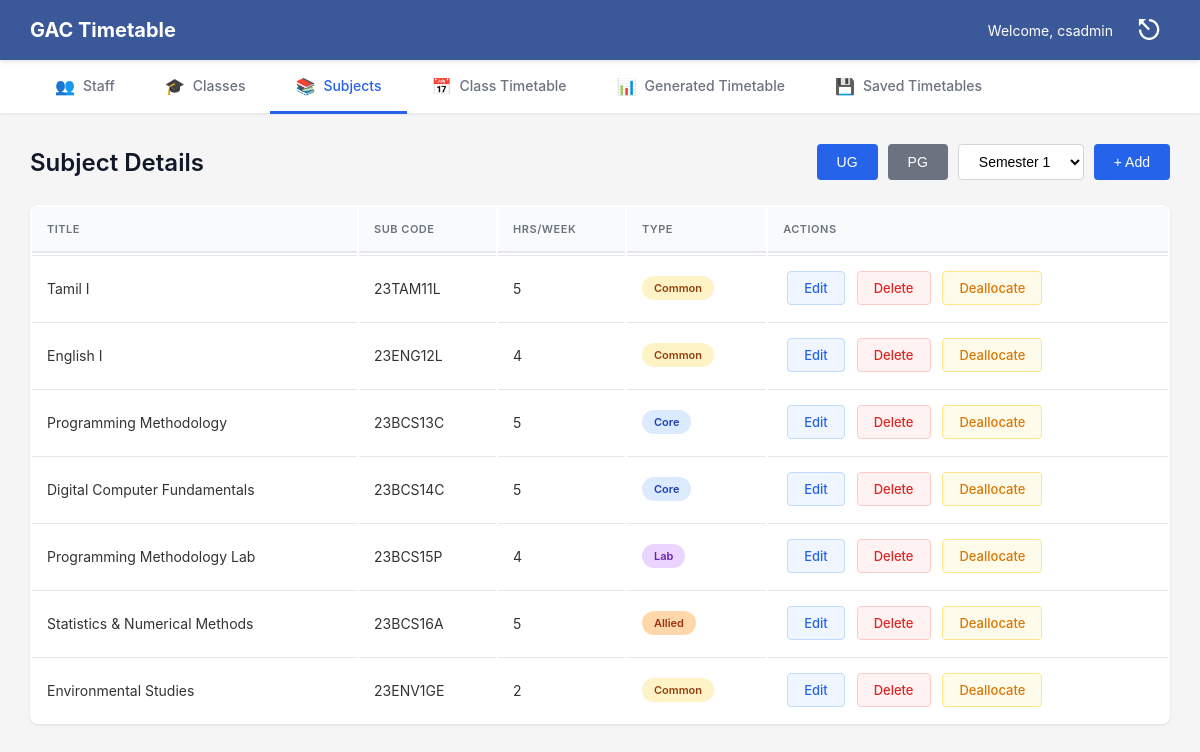
The page /Subject/subject.php (signed in) on the database its author committed.
### tables this page shows
CREATE TABLE `subjects` (
  `id` int(11) NOT NULL,
  `title` varchar(150) DEFAULT NULL,
  `sub_code` varchar(50) DEFAULT NULL,
  `hours_per_week` int(11) DEFAULT NULL,
  `semester` int(11) DEFAULT NULL,
  `type` varchar(50) DEFAULT NULL,
  `program` enum('UG','PG') NOT NULL DEFAULT 'UG',
  `year` int(11) NOT NULL DEFAULT 1,
  `sort_order` int(11) DEFAULT 0,
  `is_allocated` tinyint(1) NOT NULL DEFAULT 1
);

### Subject/subject.php (the view, shortened to what this page needs)
<?php
$conn = getConnection();
$flag = __DIR__ . '/../Database/.ost_dealloc_done';
if (!file_exists($flag)) {
    $conn->query("UPDATE subjects SET is_allocated = 0 WHERE sub_code IN ('21MCS41C', '21MCS42P')");
}
$semester = isset($_GET['semester']) ? intval($_GET['semester']) : 1;
$type = isset($_GET['type']) ? $_GET['type'] : 'UG';
$query = "SELECT * FROM subjects WHERE program = '$type' AND semester = $semester ORDER BY sort_order, id";
$result = $conn->query($query);
?>
<!DOCTYPE html>
<html lang="en">
<head>
    <link rel="stylesheet" href="../Assets/css/style.css?v=2.2">
</head>
<body>
    <nav class="navbar">
        <div class="nav-brand">GAC Timetable</div>
        <div class="nav-user">
            Welcome,
            <?php echo htmlspecialchars($_SESSION['user_name']); ?>
            <a href="../Logout/logout.php" class="logout-icon">⎋</a>
        </div>
    </nav>
    <div class="tabs">
        <a href="../Staff/staff.php" class="tab">
            <span class="tab-icon">👥</span> Staff
        </a>
        <a href="../Class/class.php" class="tab">
            <span class="tab-icon">🎓</span> Classes
        </a>
        <a href="subject.php" class="tab active">
            <span class="tab-icon">📚</span> Subjects
        </a>
        <a href="../Generate_Timetable/redirect_timetable.php" class="tab">
            <span class="tab-icon">📅</span> Class Timetable
        </a>
        <a href="../Generate_Timetable/generated_timetable_view.php" class="tab">
            <span class="tab-icon">📊</span> Generated Timetable
        </a>
        <a href="../SavedTimetable/saved_timetable.php" class="tab">
            <span class="tab-icon">💾</span> Saved Timetables
        </a>
    </div>
    <div class="content">
        <div class="page-title">
            <h2>Subject Details</h2>
            <div class="filter-controls">
                <button class="btn <?php echo $type == 'UG' ? 'btn-primary' : 'btn-secondary'; ?>"
                    onclick="window.location.href='subject.php?type=UG&semester=1'">UG</button>
                <button class="btn <?php echo $type == 'PG' ? 'btn-primary' : 'btn-secondary'; ?>"
                    onclick="window.location.href='subject.php?type=PG&semester=1'">PG</button>
                <select class="filter-select"
                    onchange="window.location.href='subject.php?type=<?php echo $type; ?>&semester=' + this.value">
                    <?php
                    $max_sem = ($type == 'UG') ? 6 : 4;
                    for ($i = 1; $i <= $max_sem; $i++):
                        ?>
                        <option value="<?php echo $i; ?>" <?php echo $semester == $i ? 'selected' : ''; ?>>
                            Semester <?php echo $i; ?>
                        </option>
                    <?php endfor; ?>
                </select>
                <button class="btn btn-add" onclick="window.location.href='subject_add.php'">+ Add</button>
            </div>
        </div>
        <table class="data-table">
            <thead>
                <tr>
                    <th>TITLE</th>
                    <th>SUB CODE</th>
                    <th>HRS/WEEK</th>
                    <th>TYPE</th>
                    <th>ACTIONS</th>
                </tr>
            </thead>
            <tbody>
                <?php if ($result && $result->num_rows > 0): ?>
                    <?php while ($row = $result->fetch_assoc()): ?>
                        <?php $is_allocated = isset($row['is_allocated']) ? intval($row['is_allocated']) : 1; ?>
                        <tr class="<?php echo $is_allocated ? '' : 'row-deallocated'; ?>">
                            <td>
                                <?php echo htmlspecialchars($row['title']); ?>
                            </td>
                            <td><?php echo htmlspecialchars($row['sub_code']); ?></td>
                            <td><?php echo htmlspecialchars($row['hours_per_week']); ?></td>
                            <td>
                                <span class="badge badge-<?php echo strtolower($row['type']); ?>">
                                    <?php echo htmlspecialchars($row['type']); ?>
                                </span>
                            </td>
                            <td>
                                <a href="subject_edit.php?id=<?php echo $row['id']; ?>" class="btn-action btn-edit">Edit</a>
                                <a href="subject.php?delete=<?php echo $row['id']; ?>&type=<?php echo $type; ?>&semester=<?php echo $semester; ?>"
                                    class="btn-action btn-delete"
                                    onclick="return confirm('Are you sure you want to delete this subject?')">Delete</a>
                                <?php if ($is_allocated): ?>
                                    <a href="subject.php?toggle_allocate=<?php echo $row['id']; ?>&type=<?php echo $type; ?>&semester=<?php echo $semester; ?>"
                                        class="btn-action btn-deallocate"
                                        onclick="return confirm('Remove &quot;<?php echo htmlspecialchars($row['title']); ?>&quot; from the timetable?')">Deallocate</a>
                                <?php else: ?>
                                    <a href="subject.php?toggle_allocate=<?php echo $row['id']; ?>&type=<?php echo $type; ?>&semester=<?php echo $semester; ?>"
                                        class="btn-action btn-allocate">Allocate</a>
                                <?php endif; ?>
                            </td>
                        </tr>
                    <?php endwhile; ?>
                <?php endif; ?>
            </tbody>
        </table>
    </div>
</body>
</html>

### Assets/css/style.css (style rules this page uses)
* { margin: 0; padding: 0; box-sizing: border-box; }
body { font-family: -apple-system, BlinkMacSystemFont, "Segoe UI", Roboto, "Helvetica Neue", Arial, sans-serif; background-color: #f5f5f5; color: #333; }
.btn { padding: 10px 20px; border: none; border-radius: 4px; cursor: pointer; font-size: 14px; font-weight: 500; transition: all 0.3s; text-decoration: none; display: inline-block; }
.btn-primary { background-color: #2563eb; color: white; }
.btn-secondary { background-color: #6b7280; color: white; }
.btn-add { background-color: #2563eb; color: white; padding: 10px 20px; border-radius: 4px; text-decoration: none; font-size: 14px; font-weight: 500; display: inline-block; border: none; cursor: pointer; }
.navbar { background-color: #3b5998; color: white; padding: 15px 30px; display: flex; justify-content: space-between; align-items: center; box-shadow: 0 2px 4px rgba(0, 0, 0, 0.1); position: fixed; top: 0; left: 0; width: 100%; height: 60px; z-index: 1000; }
.nav-brand { font-size: 20px; font-weight: bold; }
.nav-user { display: flex; align-items: center; gap: 15px; font-size: 14px; }
.logout-icon { color: white; text-decoration: none; font-size: 28px; display: inline-block; width: 42px; height: 42px; text-align: center; line-height: 42px; border-radius: 6px; transition: background-color 0.3s; }
.tabs { background-color: white; display: flex; border-bottom: 1px solid #e5e7eb; padding: 0 30px; box-shadow: 0 1px 2px rgba(0, 0, 0, 0.05); position: fixed; top: 60px; left: 0; width: 100%; height: 54px; z-index: 999; }
.tab { padding: 15px 25px; text-decoration: none; color: #6b7280; border-bottom: 3px solid transparent; transition: all 0.3s; display: flex; align-items: center; gap: 8px; font-weight: 500; font-size: 14px; position: relative; margin-bottom: -1px; }
.tab-icon { font-size: 16px; }
.tab.active { color: #2563eb; border-bottom: 3px solid #2563eb; }
.content { padding: 30px; padding-top: 144px; max-width: 1400px; margin: 0 auto; }
.page-title { display: flex; justify-content: space-between; align-items: center; margin-bottom: 25px; }
.page-title h2 { font-size: 24px; color: #111827; font-weight: 600; }
.data-table { width: 100%; background: white; border-radius: 8px; overflow: hidden; box-shadow: 0 1px 3px rgba(0, 0, 0, 0.1); }
.data-table thead { background-color: #f9fafb; }
.data-table th { padding: 15px; text-align: left; font-size: 11px; font-weight: 600; color: #6b7280; text-transform: uppercase; letter-spacing: 0.5px; border-bottom: 2px solid #e5e7eb; }
.data-table td { padding: 15px; border-top: 1px solid #e5e7eb; font-size: 14px; }
.btn-action { padding: 8px 16px; margin: 0 4px; border-radius: 4px; text-decoration: none; cursor: pointer; display: inline-block; font-size: 13px; font-weight: 500; transition: all 0.3s; }
.btn-edit { color: #2563eb; background-color: #eff6ff; border: 1px solid #bfdbfe; }
.btn-delete { color: #dc2626; background-color: #fef2f2; border: 1px solid #fecaca; }
.btn-deallocate { color: #d97706; background-color: #fffbeb; border: 1px solid #fde68a; }
.badge { display: inline-block; padding: 5px 12px; border-radius: 12px; font-size: 11px; font-weight: 600; background-color: #d1fae5; color: #065f46; }
.badge-core { background-color: #dbeafe; color: #1e40af; }
.badge-common { background-color: #fef3c7; color: #92400e; }
.badge-lab { background-color: #e9d5ff; color: #6b21a8; }
.badge-allied { background-color: #fed7aa; color: #9a3412; }
.filter-controls { display: flex; gap: 10px; align-items: center; }
.filter-select { padding: 8px 16px; border: 1px solid #d1d5db; border-radius: 4px; font-size: 14px; background-color: white; cursor: pointer; }

### rows shown on the page
subjects: title "Tamil I", sub_code "23TAM11L", hours_per_week "5", type "Common"
subjects: title "English I", sub_code "23ENG12L", hours_per_week "4", type "Common"
subjects: title "Programming Methodology", sub_code "23BCS13C", hours_per_week "5", type "Core"
subjects: title "Digital Computer Fundamentals", sub_code "23BCS14C", hours_per_week "5", type "Core"
subjects: title "Programming Methodology Lab", sub_code "23BCS15P", hours_per_week "4", type "Lab"
subjects: title "Statistics & Numerical Methods", sub_code "23BCS16A", hours_per_week "5", type "Allied"
subjects: title "Environmental Studies", sub_code "23ENV1GE", hours_per_week "2", type "Common"

### other values the page prints
$_SESSION['user_name'] "csadmin"
